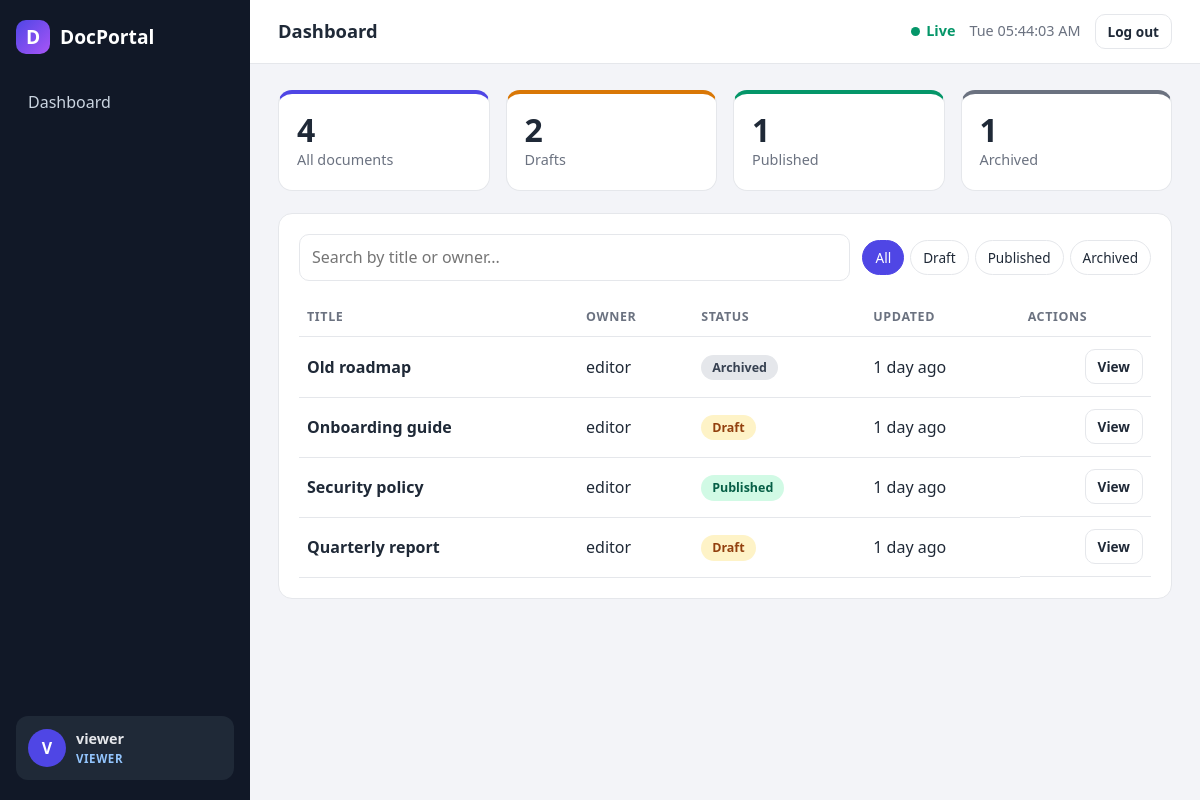
Screenshot of / (signed in) with the database file from the repository.
### accounts/models.py (models this page shows, shortened)
class User(AbstractBaseUser, PermissionsMixin):
    class Role(models.TextChoices):
        EDITOR = "editor", "Editor"
        REVIEWER = "reviewer", "Reviewer"
        VIEWER = "viewer", "Viewer"
    email = models.EmailField(unique=True)
    username = models.CharField(max_length=150, unique=True)
    role = models.CharField(max_length=10, choices=Role.choices, default=Role.VIEWER)
    is_active = models.BooleanField(default=True)
    is_staff = models.BooleanField(default=False)
    date_joined = models.DateTimeField(default=timezone.now)
    failed_login_attempts = models.PositiveSmallIntegerField(default=0)
    is_locked = models.BooleanField(default=False)
    objects = UserManager()
    USERNAME_FIELD = "email"          # users log in with their email
    REQUIRED_FIELDS = ["username"]    # asked by createsuperuser

### documents/models.py (models this page shows, shortened)
class Document(models.Model):
    class Status(models.TextChoices):
        DRAFT = "draft", "Draft"
        PUBLISHED = "published", "Published"
        ARCHIVED = "archived", "Archived"
    title = models.CharField(max_length=200)
    content = models.TextField(blank=True)
    owner = models.ForeignKey(settings.AUTH_USER_MODEL, on_delete=models.CASCADE, related_name="documents")
    status = models.CharField(max_length=10, choices=Status.choices, default=Status.DRAFT)
    created_at = models.DateTimeField(auto_now_add=True)
    updated_at = models.DateTimeField(auto_now=True)
    class Meta:
        ordering = ["-updated_at"]
        permissions = [
            ("publish_document", "Can publish document"),
            ("archive_document", "Can archive document"),
        ]
    def get_absolute_url(self):
        return reverse("documents:detail", kwargs={"pk": self.pk})

### documents/views.py (the view)
# urls.py: path("", views.DocumentListView.as_view(), name="list"),
class DocumentListView(PermissionRequiredMixin, ListView):
    permission_required = "documents.view_document"
    template_name = "documents/document_list.html"
    context_object_name = "documents"
    def get_queryset(self):
        queryset = Document.objects.select_related("owner")
        status = self.request.GET.get("status")
        if status in Document.Status.values:
            queryset = queryset.filter(status=status)
        return queryset
    def get_context_data(self, **kwargs):
        context = super().get_context_data(**kwargs)
        context["stats"] = Document.objects.aggregate(
            total=Count("id"),
            drafts=Count("id", filter=Q(status=Document.Status.DRAFT)),
            published=Count("id", filter=Q(status=Document.Status.PUBLISHED)),
            archived=Count("id", filter=Q(status=Document.Status.ARCHIVED)),
        )
        context["current_status"] = self.request.GET.get("status", "")
        return context

### documents/templates/documents/document_list.html (shortened to what this page needs)
{% extends "app_base.html" %}
{% load doc_perms %}
{% block heading %}Dashboard{% endblock %}
{% block content %}
<section class="stats">
  <div class="stat"><span class="stat-num">{{ stats.total }}</span><span class="stat-label">All documents</span></div>
  <div class="stat draft"><span class="stat-num">{{ stats.drafts }}</span><span class="stat-label">Drafts</span></div>
  <div class="stat published"><span class="stat-num">{{ stats.published }}</span><span class="stat-label">Published</span></div>
  <div class="stat archived"><span class="stat-num">{{ stats.archived }}</span><span class="stat-label">Archived</span></div>
</section>
<section class="panel">
  <div class="toolbar">
    <input id="doc-search" class="search" type="search" placeholder="Search by title or owner..." autocomplete="off">
    <div class="chips">
      <a class="chip {% if not current_status %}active{% endif %}" href="{% url 'documents:list' %}">All</a>
      <a class="chip {% if current_status == 'draft' %}active{% endif %}" href="?status=draft">Draft</a>
      <a class="chip {% if current_status == 'published' %}active{% endif %}" href="?status=published">Published</a>
      <a class="chip {% if current_status == 'archived' %}active{% endif %}" href="?status=archived">Archived</a>
    </div>
  </div>
  <table class="table" id="doc-table">
    <thead><tr><th>Title</th><th>Owner</th><th>Status</th><th>Updated</th><th class="right">Actions</th></tr></thead>
    <tbody>
    {% for doc in documents %}
      <tr data-search="{{ doc.title|lower }} {{ doc.owner.username|lower }}">
        <td data-label="Title"><a class="title-link" href="{{ doc.get_absolute_url }}">{{ doc.title }}</a></td>
        <td data-label="Owner">{{ doc.owner.username }}</td>
        <td data-label="Status"><span class="pill {{ doc.status }}">{{ doc.get_status_display }}</span></td>
        <td data-label="Updated">{{ doc.updated_at|timesince }} ago</td>
        <td data-label="Actions" class="actions">
          <a class="btn sm ghost" href="{{ doc.get_absolute_url }}">View</a>
        </td>
      </tr>
    {% empty %}
      <tr><td colspan="5" class="empty">No documents yet.</td></tr>
    {% endfor %}
    </tbody>
  </table>
</section>
{% endblock %}

### templates/app_base.html (shortened to what this page needs)
{% extends "base.html" %}
{% block body %}
<div class="app">
  <aside class="sidebar" id="sidebar">
    <a class="brand" href="{% url 'documents:list' %}"><span class="logo">D</span> DocPortal</a>
    <nav class="nav">
      <a href="{% url 'documents:list' %}">Dashboard</a>
    </nav>
    {% if user.is_authenticated %}
    <div class="user-card">
      <div class="avatar">{{ user.username|slice:":1"|upper }}</div>
      <div class="user-meta"><strong>{{ user.username }}</strong><span class="role {{ user.role }}">{{ user.get_role_display }}</span></div>
    </div>
    {% endif %}
  </aside>
  <div class="main">
    <header class="topbar">
      <h2>{% block heading %}{% endblock %}</h2>
      <div class="topbar-right">
        <span class="live"><i class="dot"></i> Live</span>
        <time id="clock"></time>
        {% if user.is_authenticated %}
        <form method="post" action="{% url 'logout' %}">{% csrf_token %}<button class="btn sm ghost">Log out</button></form>
        {% endif %}
      </div>
    </header>
    <main class="content">{% block content %}{% endblock %}</main>
  </div>
</div>
{% endblock %}

### templates/base.html (shortened to what this page needs)
{% load static %}<!doctype html>
<html lang="en">
<head>
  <link rel="stylesheet" href="{% static 'css/app.css' %}">
</head>
<body>
{% block body %}{% endblock %}
</body>
</html>

### static/css/app.css (style rules this page uses)
:root { --brand:#4f46e5;--brand-dark:#3730a3;--ink:#1f2937;--muted:#6b7280;--bg:#f3f4f8;--card:#fff;--line:#e5e7eb;--side:#111827;--radius:14px; --green:#059669;--amber:#d97706;--gray:#6b7280;--red:#dc2626 }
* { box-sizing:border-box }
body { margin:0;font-family:system-ui,-apple-system,"Segoe UI",Roboto,sans-serif;background:var(--bg);color:var(--ink);line-height:1.55 }
a { color:var(--brand);text-decoration:none }
h2 { margin:0;font-size:1.15rem }
.right { text-align:right }
.app { display:flex;min-height:100vh }
.sidebar { width:250px;background:var(--side);color:#e5e7eb;display:flex;flex-direction:column;padding:20px 16px;position:sticky;top:0;height:100vh;flex-shrink:0;transition:transform .25s }
.brand { display:flex;align-items:center;gap:10px;color:#fff;font-weight:800;font-size:1.2rem;margin-bottom:26px }
.logo { display:grid;place-items:center;width:34px;height:34px;border-radius:10px;background:linear-gradient(135deg,var(--brand),#a855f7);color:#fff }
.nav { display:flex;flex-direction:column;gap:4px;flex:1 }
.nav a { color:#cbd5e1;padding:10px 12px;border-radius:10px;font-weight:500 }
.user-card { display:flex;align-items:center;gap:10px;padding:12px;border-radius:12px;background:#1f2937 }
.avatar { width:38px;height:38px;border-radius:50%;display:grid;place-items:center;background:var(--brand);color:#fff;font-weight:700 }
.user-meta { display:flex;flex-direction:column;font-size:.9rem }
.role { font-size:.72rem;font-weight:700;text-transform:uppercase;letter-spacing:.05em }
.role.viewer { color:#93c5fd }
.main { flex:1;min-width:0;display:flex;flex-direction:column }
.topbar { display:flex;align-items:center;gap:14px;padding:14px 28px;background:#fff;border-bottom:1px solid var(--line);position:sticky;top:0;z-index:5 }
.topbar-right { margin-left:auto;display:flex;align-items:center;gap:14px;color:var(--muted);font-size:.9rem }
.topbar-right form { margin:0 }
.live { display:inline-flex;align-items:center;gap:6px;font-weight:600;color:var(--green) }
.dot { width:9px;height:9px;border-radius:50%;background:var(--green);display:inline-block;animation:pulse 1.6s infinite }
.content { padding:26px 28px 60px;max-width:1200px;width:100% }
.btn { display:inline-block;background:var(--brand);color:#fff;border:0;padding:10px 18px;border-radius:10px;font:inherit;font-weight:600;cursor:pointer;transition:.15s;text-align:center }
.btn.sm { padding:6px 12px;font-size:.85rem }
.btn.ghost { background:#fff;color:var(--ink);border:1px solid var(--line) }
.stats { display:grid;grid-template-columns:repeat(auto-fit,minmax(170px,1fr));gap:16px;margin-bottom:22px }
.stat { background:var(--card);border:1px solid var(--line);border-radius:var(--radius);padding:18px;border-top:4px solid var(--brand) }
.stat.draft { border-top-color:var(--amber) }
.stat.published { border-top-color:var(--green) }
.stat.archived { border-top-color:var(--gray) }
.stat-num { display:block;font-size:2rem;font-weight:800;line-height:1.1 }
.stat-label { color:var(--muted);font-size:.9rem }
.panel { background:var(--card);border:1px solid var(--line);border-radius:var(--radius);padding:20px }
.toolbar { display:flex;flex-wrap:wrap;gap:12px;align-items:center;margin-bottom:16px }
.search { flex:1;min-width:200px }
.chips { display:flex;gap:6px;flex-wrap:wrap }
.chip { padding:6px 12px;border-radius:999px;border:1px solid var(--line);color:var(--ink);font-size:.85rem;background:#fff }
.chip.active { background:var(--brand);color:#fff;border-color:var(--brand) }
.table { width:100%;border-collapse:collapse }
.table th { text-align:left;color:var(--muted);font-size:.78rem;text-transform:uppercase;letter-spacing:.05em;padding:10px 8px;border-bottom:1px solid var(--line) }
.table td { padding:12px 8px;border-bottom:1px solid var(--line);vertical-align:middle }
.title-link { font-weight:600;color:var(--ink) }
.actions { display:flex;gap:6px;justify-content:flex-end;flex-wrap:wrap }
.pill { display:inline-block;padding:3px 11px;border-radius:999px;font-size:.78rem;font-weight:700 }
.pill.draft { background:#fef3c7;color:#92400e }
.pill.published { background:#d1fae5;color:#065f46 }
.pill.archived { background:#e5e7eb;color:#374151 }
input[type=text],input[type=email],input[type=password],input[type=search],textarea,select { width:100%;padding:10px 12px;border:1px solid var(--line);border-radius:10px;font:inherit;background:#fff }

### rows the page displays
User: username "V", username "viewer", role "VIEWER"
Document: title "Old roadmap", owner.username "editor", status "Archived", updated_at "1 day"
Document: title "Onboarding guide", owner.username "editor", status "Draft", updated_at "1 day"
Document: title "Security policy", owner.username "editor", status "Published", updated_at "1 day"
Document: title "Quarterly report", owner.username "editor", status "Draft", updated_at "1 day"

### other values shown
{{ stats.total }} "4"
{{ stats.drafts }} "2"
{{ stats.published }} "1"
{{ stats.archived }} "1"
